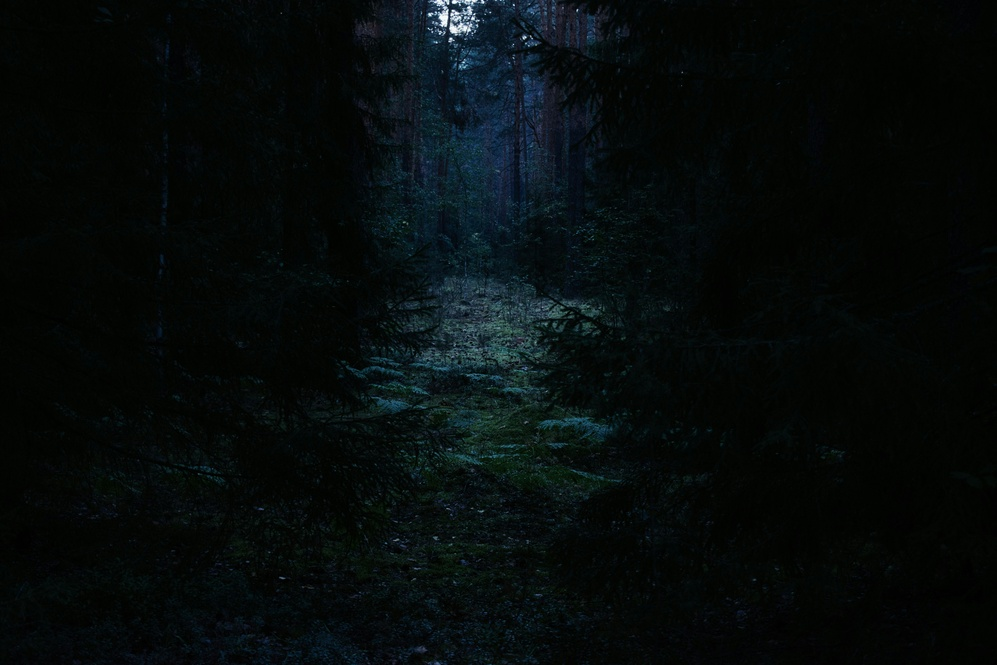
#> input picture LD2/partumsots.jpg, 997 x 665 px, shrunk from 6000 x 4000 before the run
$ jupyter execute IAA_LD2.ipynb
#> lines starting #> are read from the running program, lines starting #| are printed output that depends on the picture
# **Ievads attēlu apstrādē**

## **Praktiskais darbs Nr. 2**

---

**Students:** Edgars Polis

**Studenta apliecības Nr.:** 241RDB296

**Saite uz programmēšanas kodu:** https://github.com/Edgars-P/RTU_IAA_MD/blob/main/LD2/IAA_LD2.ipynb

---

**Variants 6**

- Logaritmiskā korekcija
- Histogrammas izlīdzināšana

## **Programmas kods ar izvadi**

_Darbā jābūt iekļautam palaistam Python kodam, t. i., kodam jābūt izpildītam tā, lai dokumentā būtu redzamas visas vizualizācijas, attēli, grafiki un cita programmas izvade. Nepalaists kods vai kods bez redzamiem rezultātiem netiks uzskatīts par korekti iesniegtu. Kodam jābūt bez komentāriem._

[cell 1]
import cv2
import matplotlib.pyplot as plt
import numpy as np

partumsots = cv2.imread("./partumsots.jpg")
#> partumsots is the input picture: shape (665, 997, 3); mean B, G, R 11, 11.1, 5.6
pargaismots = cv2.imread("./pargaismots.jpg")
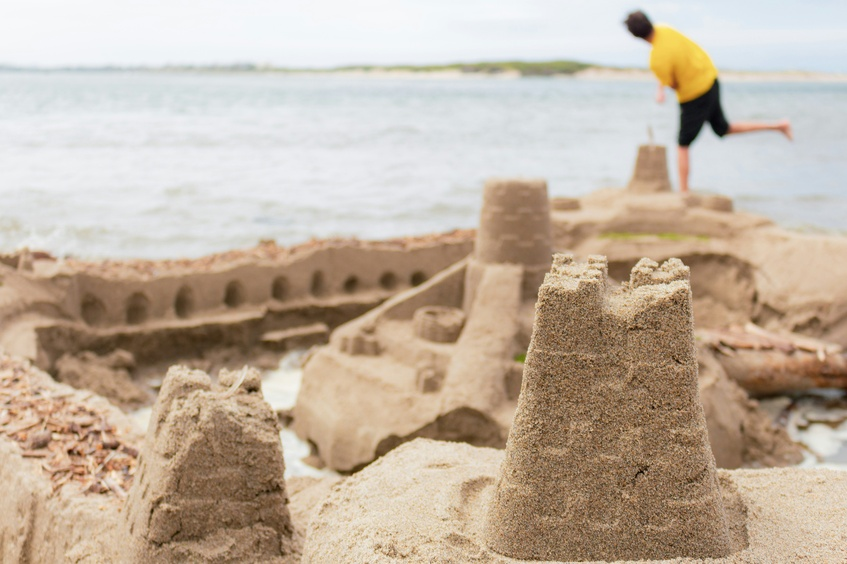
#> input picture LD2/pargaismots.jpg, 847 x 564 px, shrunk from 5093 x 3395 before the run
#> pargaismots is the input picture: shape (564, 847, 3); mean B, G, R 161.2, 178.2, 194
pelecigs = cv2.imread("./pelecigs.jpg")
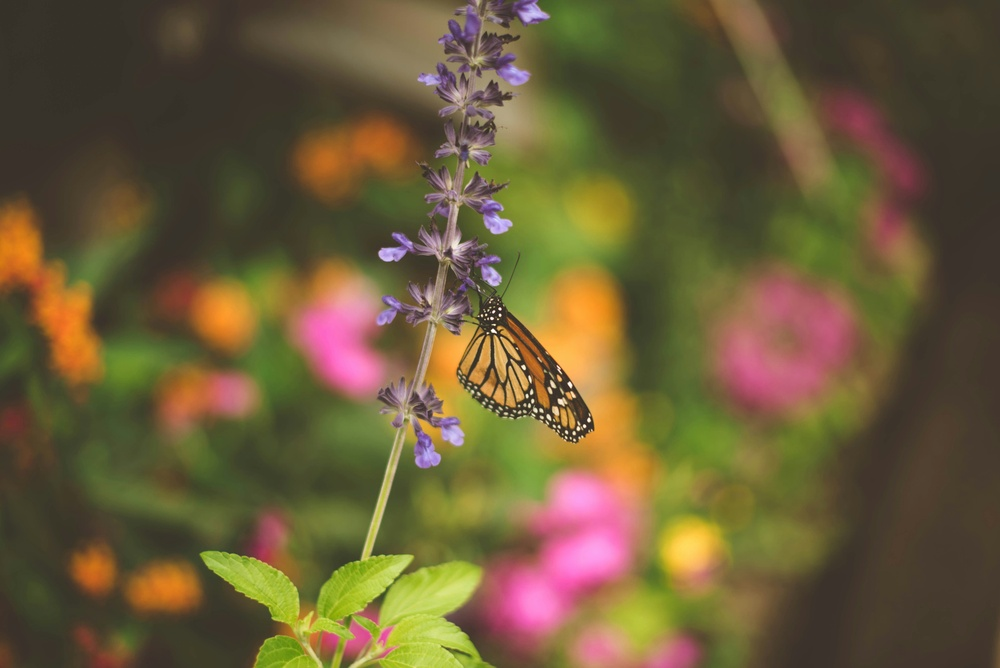
#> input picture LD2/pelecigs.jpg, 1000 x 668 px, shrunk from 6016 x 4016 before the run
#> pelecigs is the input picture: shape (668, 1000, 3); mean B, G, R 56.9, 91.9, 107.3

partumsots_rgb = cv2.cvtColor(partumsots, cv2.COLOR_BGR2RGB)
pargaismots_rgb = cv2.cvtColor(pargaismots, cv2.COLOR_BGR2RGB)
pelecigs_rgb = cv2.cvtColor(pelecigs, cv2.COLOR_BGR2RGB)

w = min(partumsots_rgb.shape[1], pargaismots_rgb.shape[1], pelecigs_rgb.shape[1])
#> w = 847
h = min(partumsots_rgb.shape[0], pargaismots_rgb.shape[0], pelecigs_rgb.shape[0])
#> h = 564

A = cv2.resize(partumsots_rgb, (w, h))
B = cv2.resize(pargaismots_rgb, (w, h))
C = cv2.resize(pelecigs_rgb, (w, h))

def display_approach(img1, img2, img3, title):
#> called with title = 'Oriģinālie attēli'
    fig, axs = plt.subplots(2, 3, figsize=(15, 8))
    images = [img1, img2, img3]
    labels = ["Tumšais attēls", "Gaišais attēls", "Pelēcīgais attēls"]

    for i in range(3):
        axs[0, i].imshow(images[i])
        axs[0, i].set_title(labels[i])
        axs[0, i].axis("off")

        for col_idx, col_name in enumerate(['red', 'green', 'blue']):
            hist, _ = np.histogram(images[i][:,:,col_idx], bins=256, range=[0, 256])
            axs[1, i].plot(hist, color=col_name, alpha=0.7)
        axs[1, i].set_xlim([0, 256])

    plt.suptitle(title, fontsize=16)
    plt.tight_layout()
    plt.show()
#> figure, not shown here; panel 4: curve peaks at x = 2, y = 115323; panel 4: curve peaks at x = 5, y = 91780; panel 4: curve peaks at x = 1, y = 71993; panel 5: curve peaks at x = 223, y = 11091

def log_correction_uint8(image):
    img_float = image.astype(np.float32)
    c = 255.0 / np.log(1.0 + 255.0)
    result = c * np.log(1.0 + img_float)
    return np.clip(result, 0, 255).astype(np.uint8)

def hist_equalization_uint8(image):
    result = np.zeros_like(image)
    for ch in range(3):
        channel = image[:, :, ch]

        hist, _ = np.histogram(channel, bins=256, range=[0, 256])
        cdf = np.cumsum(hist)

        cdf_min = cdf[cdf > 0].min()
        total_pixels = channel.size
        cdf_normalized = np.round((cdf - cdf_min) / (total_pixels - cdf_min) * 255.0)
        cdf_normalized = np.clip(cdf_normalized, 0, 255).astype(np.uint8)

        result[:, :, ch] = cdf_normalized[channel]
#> this loop made 3 passes
#> cdf_min on passes 1 to 3: 13910, 53, 18740
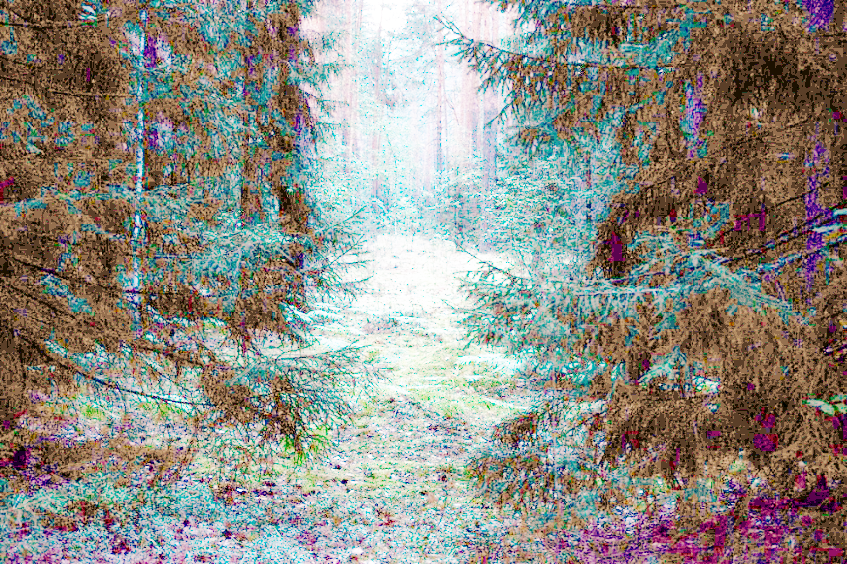
#> result: shape (564, 847, 3); mean R, G, B 142.2, 139.9, 131.6

    return result


display_approach(A, B, C, "Oriģinālie attēli")

A_log = log_correction_uint8(A)
B_log = log_correction_uint8(B)
C_log = log_correction_uint8(C)
display_approach(A_log, B_log, C_log, "Logaritmiskā korekcija")

A_eq = hist_equalization_uint8(A)
B_eq = hist_equalization_uint8(B)
#> the loop in hist_equalization_uint8 (call 2), `for ch in range(3):` made 3 passes
#> cdf_min on passes 1 to 3: 1, 2, 48
#> pass 1, in hist_equalization_uint8 (call 2), `channel = image[:, :, ch]`:
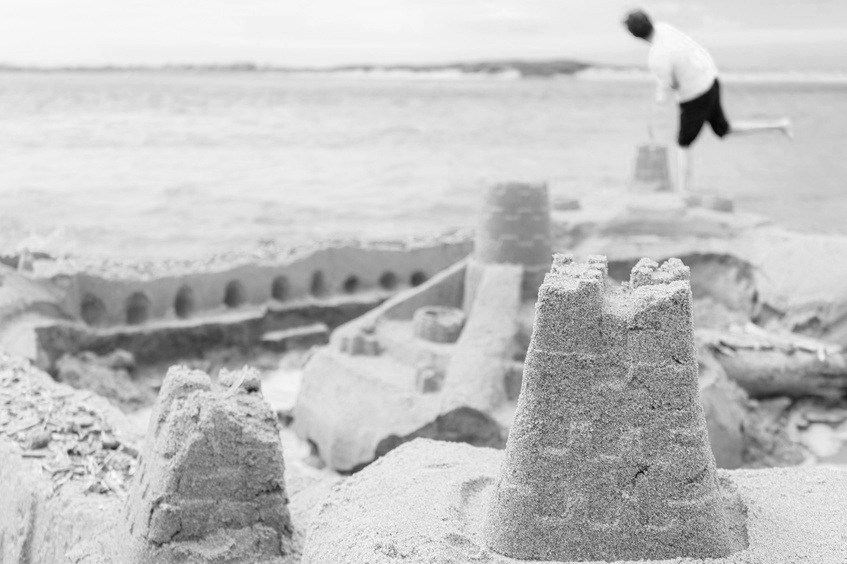
#> channel: shape (564, 847); min 3, max 253, mean 194
#> after the loop in hist_equalization_uint8 (call 2), `for ch in range(3):`:
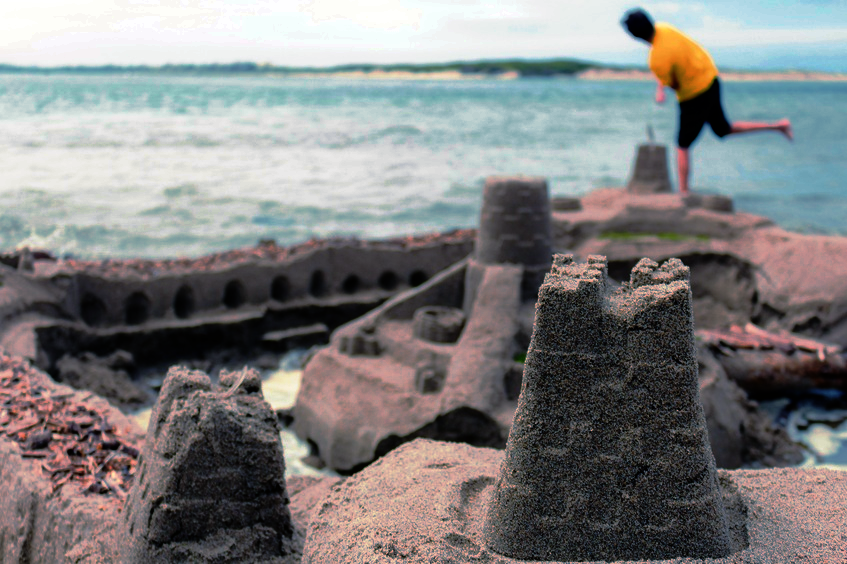
#> result: shape (564, 847, 3); mean R, G, B 128.8, 128.4, 128.3
C_eq = hist_equalization_uint8(C)
#> the loop in hist_equalization_uint8 (call 3), `for ch in range(3):` made 3 passes
#> pass 1, in hist_equalization_uint8 (call 3), `channel = image[:, :, ch]`:
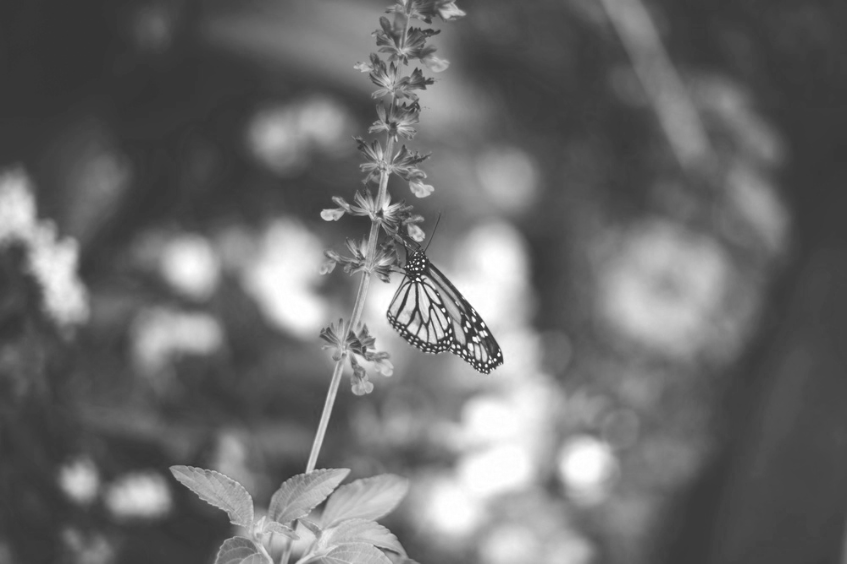
#> channel: shape (564, 847); min 49, max 255, mean 107.2
#> pass 3, in hist_equalization_uint8 (call 3), `channel = image[:, :, ch]`:
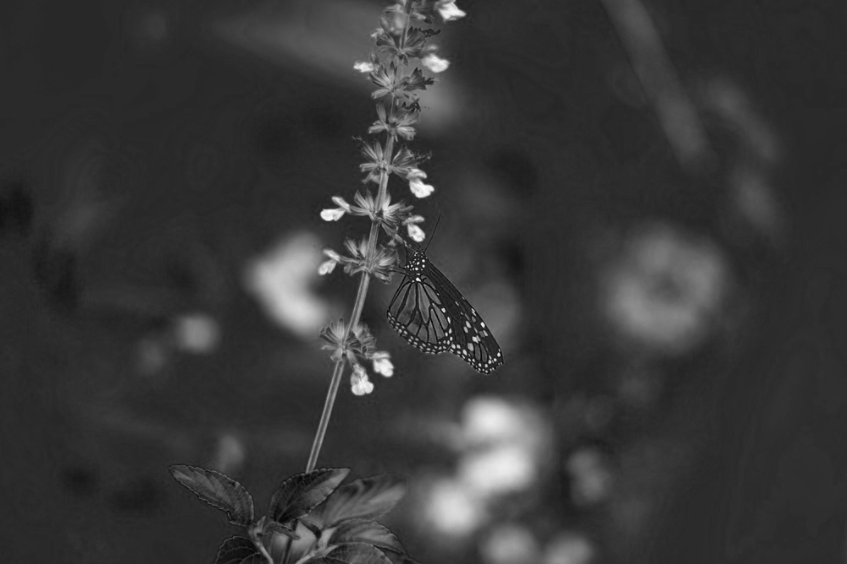
#> channel: shape (564, 847); min 2, max 255, mean 56.8
#> after the loop in hist_equalization_uint8 (call 3), `for ch in range(3):`:
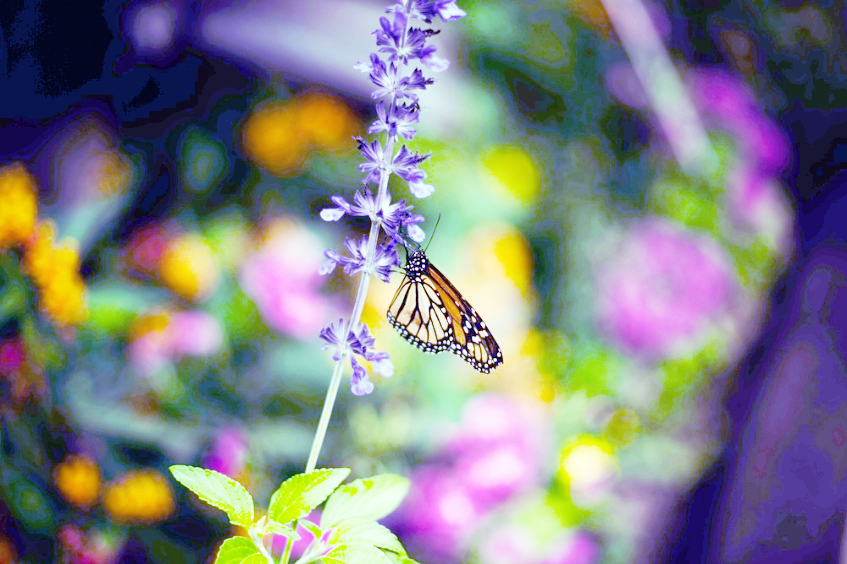
#> result: shape (564, 847, 3); mean R, G, B 128.8, 129, 133.1
display_approach(A_eq, B_eq, C_eq, "Histogrammas izlīdzināšana")
#> call 3 of display_approach, with title = 'Histogrammas izlīdzināšana'
#> in display_approach (call 3), `plt.show()`:
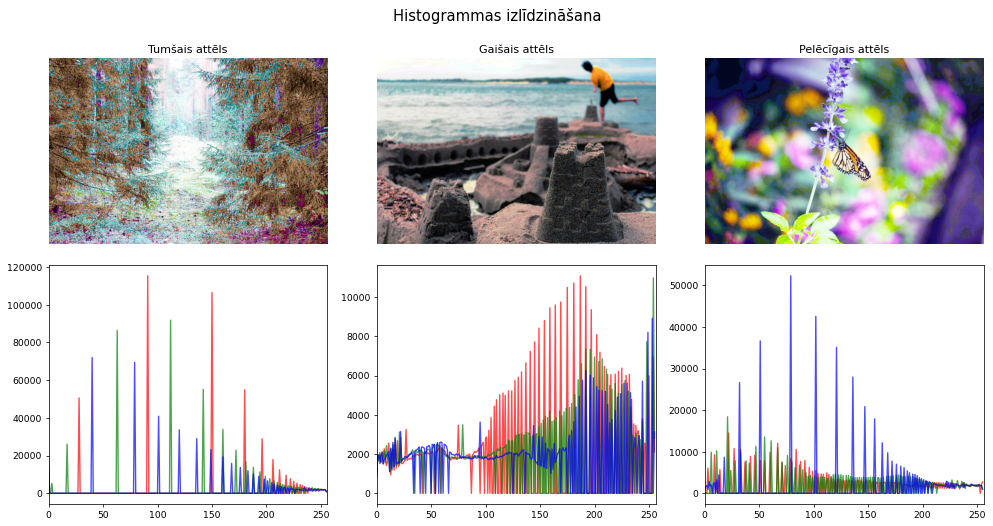
#> figure drawn by matplotlib, 6 panels; panel 4: curve peaks at x = 91, y = 115323; panel 4: curve peaks at x = 112, y = 91780; panel 4: curve peaks at x = 40, y = 71993; panel 5: curve peaks at x = 187, y = 11091
